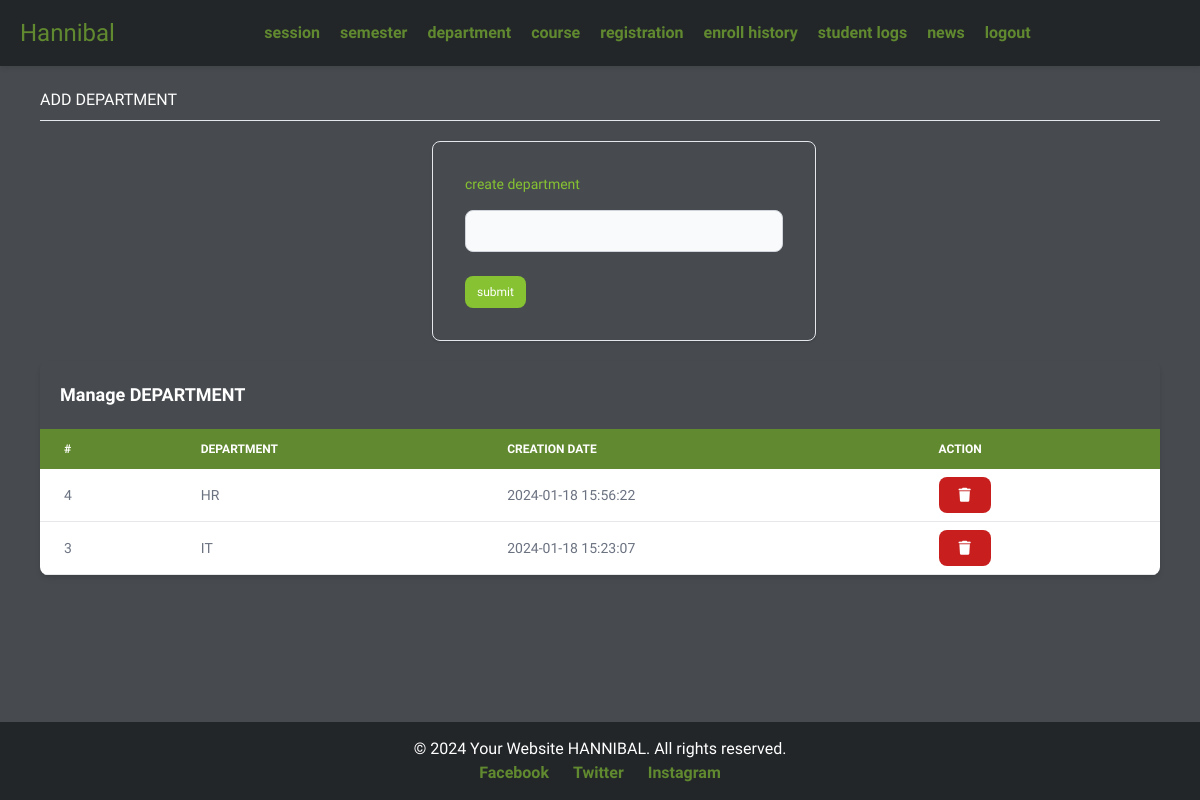
The app's page /admin/department.php (signed in) with its own data.
### tables this page shows
CREATE TABLE `departments` (
  `id` int(11) NOT NULL,
  `department_value` varchar(255) NOT NULL,
  `date` timestamp NOT NULL DEFAULT current_timestamp()
);

### admin/department.php (the view, shortened to what this page needs)
<!DOCTYPE html>
<html lang="en">
<head>
    <link href="https://cdnjs.cloudflare.com/ajax/libs/flowbite/2.2.1/flowbite.min.css" rel="stylesheet" />
    <link rel="stylesheet" href="https://cdnjs.cloudflare.com/ajax/libs/font-awesome/6.5.1/css/all.min.css" />
</head>
<body>
    <?php
    include("../navbar/navbar.php");
    include("../database.php");
    ?>
  <div class="content  ">
        <div class="title">
            <h5> ADD DEPARTMENT</h5>
            <hr class="mt-2">
    </div>
    <div class="form">
        <div style="background-color: #474B4F;" class=" mt-5 w-full max-w-sm p-4 bg-white border border-gray-200 rounded-lg shadow sm:p-6 md:p-8 dark:bg-gray-800 dark:border-gray-700">
        <form  method="post">
                        <div class="mb-6">
                            <label for="department"  class="block mb-4 text-sm font-medium text-gray-900 dark:text-white" style="color: #86c232;">create department </label>
                            <input type="text" name="department" id="small-input" class="block w-full p-2 text-gray-900 border border-gray-300 rounded-lg bg-gray-50 sm:text-xs focus:ring-blue-500 focus:border-blue-500 dark:bg-gray-700 dark:border-gray-600 dark:placeholder-gray-400 dark:text-white dark:focus:ring-blue-500 dark:focus:border-blue-500">
                        </div>
                        <button type="submit" name="submit" style="background-color: #86c232; color:white" class="px-3 py-2 text-xs font-medium text-center text-white bg-blue-700 rounded-lg hover:bg-blue-800 focus:ring-4 focus:outline-none focus:ring-blue-300 dark:bg-blue-600 dark:hover:bg-blue-700 dark:focus:ring-blue-800">submit</button>
                    </form>
        </div>
    </div>
    <div>
<div  class="relative overflow-x-auto shadow-md sm:rounded-lg mt-5">
    <table style="" class="w-full text-sm text-left rtl:text-right text-gray-500 dark:text-gray-400">
        <caption  style="background-color: #474B4F; color:white;" class=" p-5 text-lg font-semibold text-left rtl:text-right text-gray-900 bg-white dark:text-white dark:bg-gray-800">
            Manage DEPARTMENT
        </caption>
        <thead  style="background-color: #61892f;" class="text-xs text-white uppercase bg-gray-500  dark:bg-gray-700 dark:text-gray-400">
            <tr>
                <th  scope="col" class="px-6 py-3">
                    #
                </th>
                <th  scope="col" class="px-6 py-3">
                    department
                </th>
                <th  scope="col" class="px-6 py-3">
                    creation date
                </th>
                    <th  scope="col" class="px-6 py-3">
                    action
                </th>
            </tr>
        </thead>
        <tbody>
        <?php
        $result = $conn->query("SELECT * FROM departments ORDER BY ID DESC");
        while ($row = $result->fetch_assoc()) {
            ?>
            <tr class="bg-white border-b dark:bg-gray-800 dark:border-gray-700">
                <td class="px-6 py-4">
                   <?php  print $row["id"]; ?>
                </td>
                <td class="px-6 py-4 ">
                    <?php print $row["department_value"] ?>
                </td>
                <td class="px-6 py-4 ">
                    <?php print date($row['date']);?>
                </td>
                <td class="px-6 py-4 text-left">
                <a  onclick="confirm('Are you sure?');" href="./deletedepartment.php?id=<?php  print $row["id"]; ?>" class="text-white bg-red-700 hover:bg-red-800 focus:ring-4 focus:ring-red-300 font-medium rounded-lg text-sm px-5 py-2.5 dark:bg-red-600 dark:hover:bg-red-700 focus:outline-none dark:focus:ring-red-800"><i class="fa fa-trash" aria-hidden="true"></i></a>
                </td>
            <?php
        }
        ?>
            </tr>
        </tbody>
    </table>
</div>
    </div>
</div>
    <?php
    include("../footer/footer.php");
    ?>
</body>
</html>

### navbar/navbar.css (style rules this page uses)
body { margin: 0; padding: 0; font-family: 'Playpen Sans', cursiv; background-color: #474B4F; color: #fff; }
.content { padding: 22px 40px; }

### admin/department.php (style rules this page uses)
body { min-height: 100vh; display: flex; flex-direction: column; }
.content { padding: 22px 40px; }
.form { width: 35%; margin-left:35%; }

### records on screen
departments: id "4", department_value "HR", date "2024-01-18 15:56:22"
departments: id "3", department_value "IT", date "2024-01-18 15:23:07"
